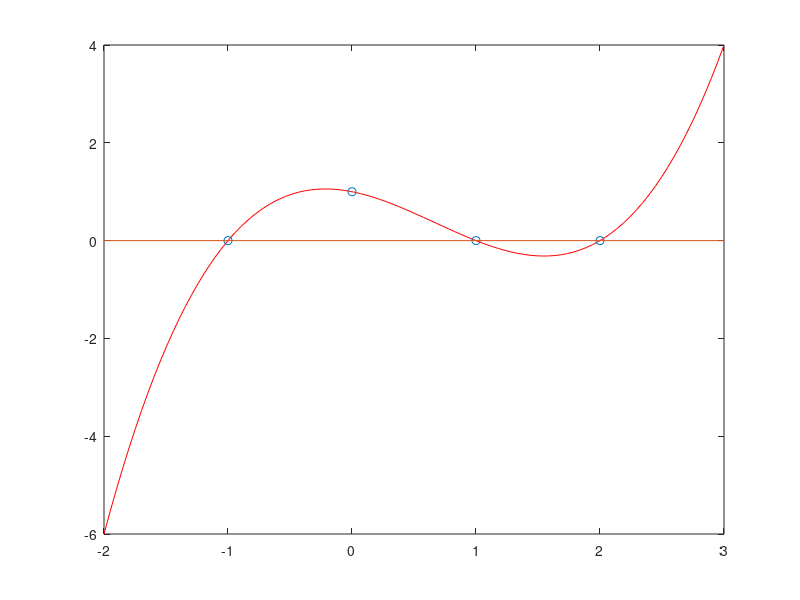

This chart was generated by the following MATLAB code: (Note: this script raises an error after producing the figure.)
function demo_lagrange2()
x = [-1, 0, 1, 2];
i = 2; n = length(x); % 更新 i = node 節點
xzeros = [x(1:i-1) x(i+1:n)] % 把第 i 個去除掉
pi = poly(xzeros); % 累乘用內建函數
c = polyval(pi, x(i));
pi = pi/c;
v = linspace(-2, 3);
plot(v, polyval(pi, v), 'r');
hold on; plot(x, polyval(pi, x), 'o'); % 畫出點位
line([-2, 3], [0, 0]);
title(string(i) + "lagrange polynomial");